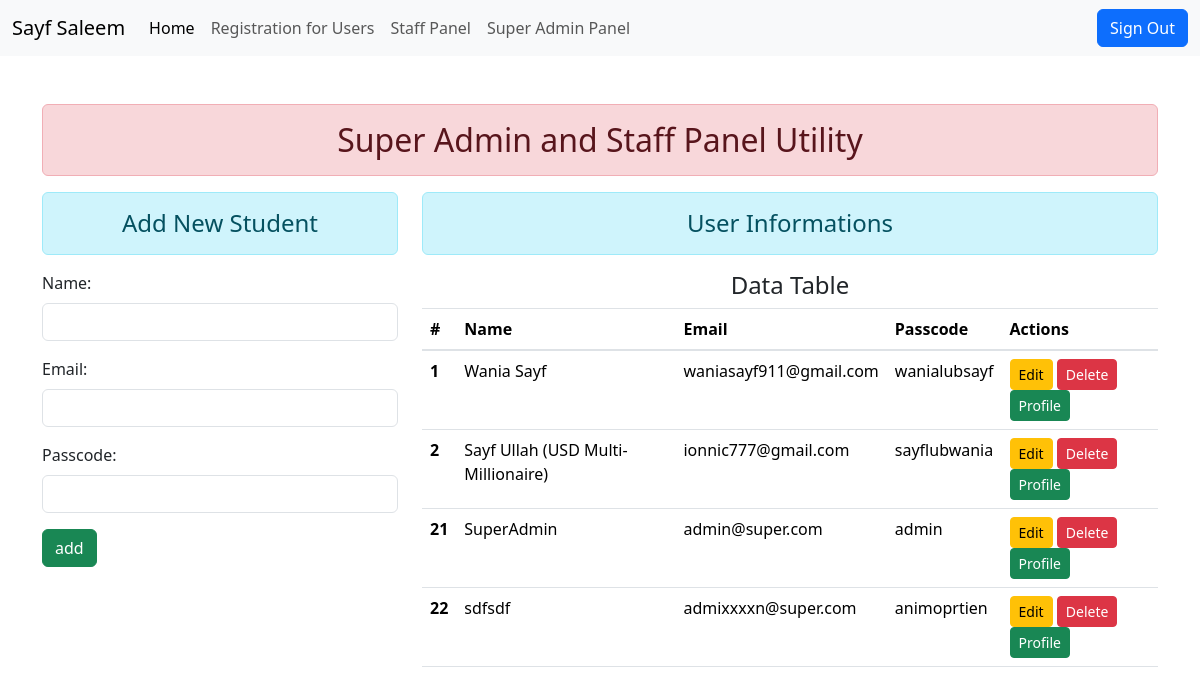
Screenshot of / (signed in) with the database file from the repository.
### main/models.py (models this page shows)
class UserRegistration(models.Model):
    name = models.CharField(max_length=50)
    email = models.EmailField(max_length=254)
    passcode = models.CharField(max_length=50)

### main/views.py (the view, shortened to what this page needs)
# urls.py: 2. Add a URL to urlpatterns:  path('', Home.as_view(), name='home')
class Home(LoginRequiredMixin,TemplateView):
    template_name = 'addshow.html'
    login_url = '/login/'
    def get_context_data(self, *args, **kwargs):
        context = super().get_context_data(**kwargs)
        data = UserRegistration.objects.all()
        fm = UsersReg()
        context = {'form': fm, 'data': data}
        return context

### main/forms.py
class UsersReg(ModelForm):
    class Meta:
        model = UserRegistration
        fields = ['name','email','passcode',]
        widgets = {
            'name': forms.TextInput(attrs={'class': 'form-control'}),
            'email': forms.TextInput(attrs={'class': 'form-control'}),
            'passcode': forms.PasswordInput(attrs={'class': 'form-control'},render_value=True),
        }

### main/templates/addshow.html (shortened to what this page needs)
{% extends "base.html" %}
{% block content %}
<div class="row">
    <div class="col-sm-4">
        <h4 class="text-center alert-info alert">Add New Student</h4>
<form method='post'>
    {{form.as_p}}
    <input type="submit" class="btn btn-success" value="add"> {% csrf_token %}
</form>
    </div>
    <div class="col-sm-8">
        <h4 class="text-center alert alert-info">User Informations</h4>
        {%if data%}
        <h4 class="text-center">Data Table</h4>
<table class="table">
  <thead>
    <tr>
      <th scope="col">#</th>
      <th scope="col">Name</th>
      <th scope="col">Email </th>
      <th scope="col">Passcode</th>
      <th scope="col">Actions</th>
    </tr>
  </thead>
  <tbody>
    {%for data in data%}<tr>
      <th scope="row">{{data.id}}</th>
      <td>{{data.name}}</td>
      <td>{{data.email}}</td>
      <td>{{data.passcode}}</td>
      <td>
        <a href="update/{{data.id}}" class="btn btn-warning btn-sm">Edit</a>
        <a href="delete/{{data.id}}" class="btn btn-danger btn-sm">Delete</a>
        <a href="profile/{{data.name}}" class="btn btn-success btn-sm">Profile</a>
    </td>
      {%endfor%}
    </tr>
  </tbody>
</table>
        {%else%}
        <h4 class="text-center alert alert-warning">No Records</h4>
        {%endif%}
    </div>
</div>
{% endblock content %}

### main/templates/base.html (shortened to what this page needs)
<!doctype html>
<html lang="en">{% load static %}
  <head>
<link rel="stylesheet" href="https://cdn.jsdelivr.net/npm/bootstrap@4.0.0/dist/css/bootstrap.min.css">
    <link href="https://cdn.jsdelivr.net/npm/bootstrap@5.3.2/dist/css/bootstrap.min.css" rel="stylesheet">
  </head>
  <body>
        <nav class="navbar navbar-expand-lg bg-body-tertiary">
  <div class="container-fluid">
    <a class="navbar-brand" href="/">Sayf Saleem</a>
    <div class="collapse navbar-collapse" id="navbarSupportedContent">
      <ul class="navbar-nav me-auto mb-2 mb-lg-0">
        <li class="nav-item">
          <a class="nav-link active" aria-current="page" href="/">Home</a>
        </li>
        <li class="nav-item">
          <a class="nav-link" href="/register/">Registration for Users</a>
        </li>
        <li class="nav-item">
          <a class="nav-link" href="/">Staff Panel</a>
        </li>
        <li class="nav-item">
          <a class="nav-link" href="/admin/">Super Admin Panel</a>
        </li>
      </ul>
            {% if user.is_authenticated %}
            <a href="/logout/" class="btn btn-primary">Sign Out</a>
        {% else %}
            <a href="/" class="btn btn-primary">Sign In</a>
        {% endif %}
    </div>
  </div>
</nav>
   <div class="container mt-5">
    <h2 class="text-center alert alert-danger">Super Admin and Staff Panel Utility</h2>
    {% block content %} {% endblock content %}
   </div>
  </body>
</html>

### rows the page displays
UserRegistration: id "1", name "Wania Sayf", email "waniasayf911@gmail.com", passcode "wanialubsayf"
UserRegistration: id "2", name "Sayf Ullah (USD Multi-Millionaire)", email "ionnic777@gmail.com", passcode "sayflubwania"
UserRegistration: id "21", name "SuperAdmin", email "admin@super.com", passcode "admin"
UserRegistration: id "22", name "sdfsdf", email "admixxxxn@super.com", passcode "animoprtien"
